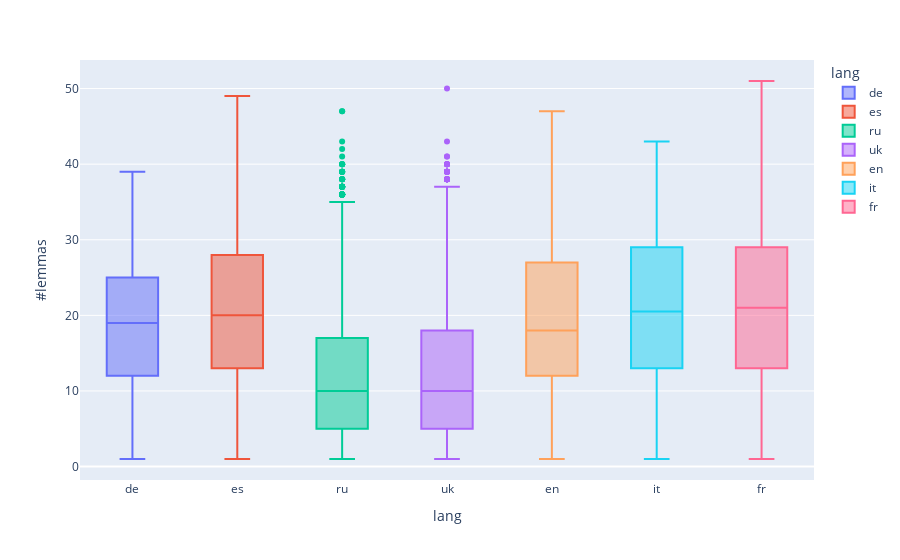

Here is the notebook cell this chart was saved with:
### Code cell
df['#lemmas'] = df['lemmas'].apply(len)
df.plot(kind='box', backend='plotly', x='lang', y='#lemmas', color='lang')

### Figure 1 — Plotly figure (JSON) as saved in the notebook; plotly's stock layout.template omitted (floating-point values rounded to 4 significant figures; data arrays with more than 128 entries replaced by an {"elided": "..."} marker saying what was removed)
{"data": [{"alignmentgroup": "True", "hovertemplate": "lang=%{x}<br>#lemmas=%{y}<extra></extra>", "legendgroup": "de", "marker": {"color": "#636efa"}, "name": "de", "notched": false, "offsetgroup": "de", "orientation": "v", "showlegend": true, "type": "box", "x": {"elided": "7000 str values"}, "x0": " ", "xaxis": "x", "y": {"elided": "7000 int values"}, "y0": " ", "yaxis": "y"}, {"alignmentgroup": "True", "hovertemplate": "lang=%{x}<br>#lemmas=%{y}<extra></extra>", "legendgroup": "es", "marker": {"color": "#EF553B"}, "name": "es", "notched": false, "offsetgroup": "es", "orientation": "v", "showlegend": true, "type": "box", "x": {"elided": "7000 str values"}, "x0": " ", "xaxis": "x", "y": {"elided": "7000 int values"}, "y0": " ", "yaxis": "y"}, {"alignmentgroup": "True", "hovertemplate": "lang=%{x}<br>#lemmas=%{y}<extra></extra>", "legendgroup": "ru", "marker": {"color": "#00cc96"}, "name": "ru", "notched": false, "offsetgroup": "ru", "orientation": "v", "showlegend": true, "type": "box", "x": {"elided": "7000 str values"}, "x0": " ", "xaxis": "x", "y": {"elided": "7000 int values"}, "y0": " ", "yaxis": "y"}, {"alignmentgroup": "True", "hovertemplate": "lang=%{x}<br>#lemmas=%{y}<extra></extra>", "legendgroup": "uk", "marker": {"color": "#ab63fa"}, "name": "uk", "notched": false, "offsetgroup": "uk", "orientation": "v", "showlegend": true, "type": "box", "x": {"elided": "7000 str values"}, "x0": " ", "xaxis": "x", "y": {"elided": "7000 int values"}, "y0": " ", "yaxis": "y"}, {"alignmentgroup": "True", "hovertemplate": "lang=%{x}<br>#lemmas=%{y}<extra></extra>", "legendgroup": "en", "marker": {"color": "#FFA15A"}, "name": "en", "notched": false, "offsetgroup": "en", "orientation": "v", "showlegend": true, "type": "box", "x": {"elided": "7000 str values"}, "x0": " ", "xaxis": "x", "y": {"elided": "7000 int values"}, "y0": " ", "yaxis": "y"}, {"alignmentgroup": "True", "hovertemplate": "lang=%{x}<br>#lemmas=%{y}<extra></extra>", "legendgroup": "it", "marker": {"color": "#19d3f3"}, "name": "it", "notched": false, "offsetgroup": "it", "orientation": "v", "showlegend": true, "type": "box", "x": {"elided": "7000 str values"}, "x0": " ", "xaxis": "x", "y": {"elided": "7000 int values"}, "y0": " ", "yaxis": "y"}, {"alignmentgroup": "True", "hovertemplate": "lang=%{x}<br>#lemmas=%{y}<extra></extra>", "legendgroup": "fr", "marker": {"color": "#FF6692"}, "name": "fr", "notched": false, "offsetgroup": "fr", "orientation": "v", "showlegend": true, "type": "box", "x": {"elided": "7000 str values"}, "x0": " ", "xaxis": "x", "y": {"elided": "7000 int values"}, "y0": " ", "yaxis": "y"}], "layout": {"boxmode": "overlay", "legend": {"title": {"text": "lang"}, "tracegroupgap": 0}, "margin": {"t": 60}, "xaxis": {"anchor": "y", "categoryarray": ["de", "es", "ru", "uk", "en", "it", "fr"], "categoryorder": "array", "domain": [0, 1], "title": {"text": "lang"}}, "yaxis": {"anchor": "x", "domain": [0, 1], "title": {"text": "#lemmas"}}}}
